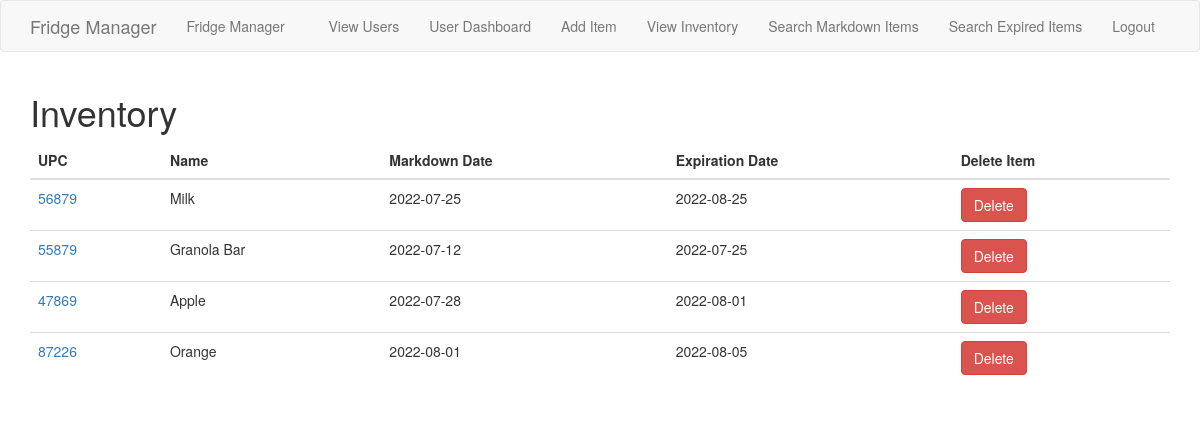
The app's page /view_inventory (signed in) with its own data.
### app/models.py (models this page shows)
class Item(db.Model):
    id = db.Column(db.Integer, primary_key=True)
    upc = db.Column(db.String(24), index=True)
    name = db.Column(db.String(120), index=True)
    markdown = db.Column(db.Date, index=True)
    expiration = db.Column(db.Date, index=True)

### app/routes.py (the view)
@app.route('/view_inventory')
@login_required
def view_inventory():
    items = Item.query.all()
    return render_template('view_inventory.html', title='View Inventory', items=items)

### app/models.py (called while the page is built)
@login.user_loader
def load_user(id):
    return User.query.get(int(id))

### app/templates/view_inventory.html
{% extends "base.html" %}
{% block app_content %}
    <h1>Inventory</h1>
    <div class="table-responsive">
        <table class="table">
            <thead>
                <tr>
                    <th>UPC</th>
                    <th>Name</th>
                    <th>Markdown Date</th>
                    <th>Expiration Date</th>
                    <th>Delete Item</th>
                </tr>
            </thead>
            <tbody>
            {% for item in items %}
                <tr>
                    <td><a href="{{ url_for('edit_item', item_id=item.id) }}">{{ item.upc }}</a></td>
                    <td>{{ item.name }}</td>
                    <td>{{ item.markdown }}</td>
                    <td>{{ item.expiration }}</td>
                    <td><a href="{{ url_for('delete_item_inventory', item_id=item.id) }}" class="btn btn-danger" role="button">Delete</a></td>
                </tr>
            {% endfor %}
            </tbody>
        </table>
    </div>
{% endblock %}

### app/templates/base.html (shortened to what this page needs)
{% extends 'bootstrap/base.html' %}
{% block navbar %}
<nav class="navbar navbar-default">
    <div class="container">
        <div class="navbar-header">
            <a class="navbar-brand" href="{{ url_for('index') }}">Fridge Manager</a>
        </div>
        <div class="collapsed navbar-collapse" id="navbar-collapse-1">
            <ul class="nav navbar-nav">
                <li><a href="{{ url_for('index') }}">Fridge Manager</a></li>
            </ul>
            <ul class="nav navbar-nav navbar-right">
                {% if current_user.is_anonymous %}
                    <li><a href="{{ url_for('login') }}">Login</a></li>
                    <li><a href="{{ url_for('register') }}">Register</a></li>
                {% else %}
                    <li><a href="{{ url_for('view_users') }}">View Users</a></li>
                    <li><a href="{{ url_for('user_dashboard', user_id=current_user.id) }}">User Dashboard</a></li>
                    <li><a href="{{ url_for('add_item') }}">Add Item</a></li>
                    <li><a href="{{ url_for('view_inventory') }}">View Inventory</a></li>
                    <li><a href="{{ url_for('search_markdown_date') }}">Search Markdown Items</a></li>
                    <li><a href="{{ url_for('search_expiration_date') }}">Search Expired Items</a></li>
                    <li><a href="{{ url_for('logout') }}">Logout</a></li>
                {% endif %}
            </ul>
        </div>
    </div>
</nav>
{% endblock %}
{% block content %}
<div class="container">
    {% block app_content %}{% endblock %}
</div>
{% endblock %}

### records on screen
Item: upc "56879", name "Milk", markdown "2022-07-25", expiration "2022-08-25"
Item: upc "55879", name "Granola Bar", markdown "2022-07-12", expiration "2022-07-25"
Item: upc "47869", name "Apple", markdown "2022-07-28", expiration "2022-08-01"
Item: upc "87226", name "Orange", markdown "2022-08-01", expiration "2022-08-05"
